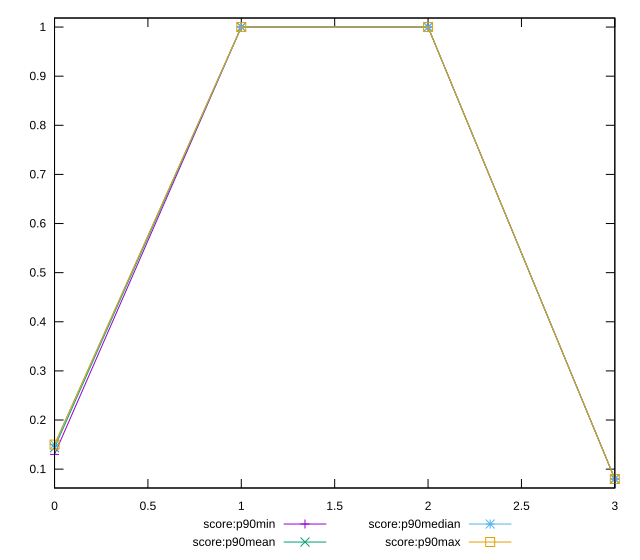

Write the gnuplot code that produced this figure.
reset

$scoreP90Min <<EOF
0 0.13
1 1
2 1
3 0.08
EOF

$scoreP90Mean <<EOF
0 0.14372340425531938
1 1
2 1
3 0.08000000000000006
EOF

$scoreP90Median <<EOF
0 0.15
1 1
2 1
3 0.08
EOF

$scoreP90Max <<EOF
0 0.15
1 1
2 1
3 0.08
EOF

set key outside below
set xrange [0:3]
set yrange [0.0616:1.0184]
set trange [0.0616:1.0184]
set terminal svg size 640, 560 enhanced background rgb 'white'
set output "reports/report_00031_2021-02-24T23-18-18.084Z/interactive/progression/score.svg"

plot $scoreP90Min title "score:p90min" with linespoints, \
     $scoreP90Mean title "score:p90mean" with linespoints, \
     $scoreP90Median title "score:p90median" with linespoints, \
     $scoreP90Max title "score:p90max" with linespoints

reset
